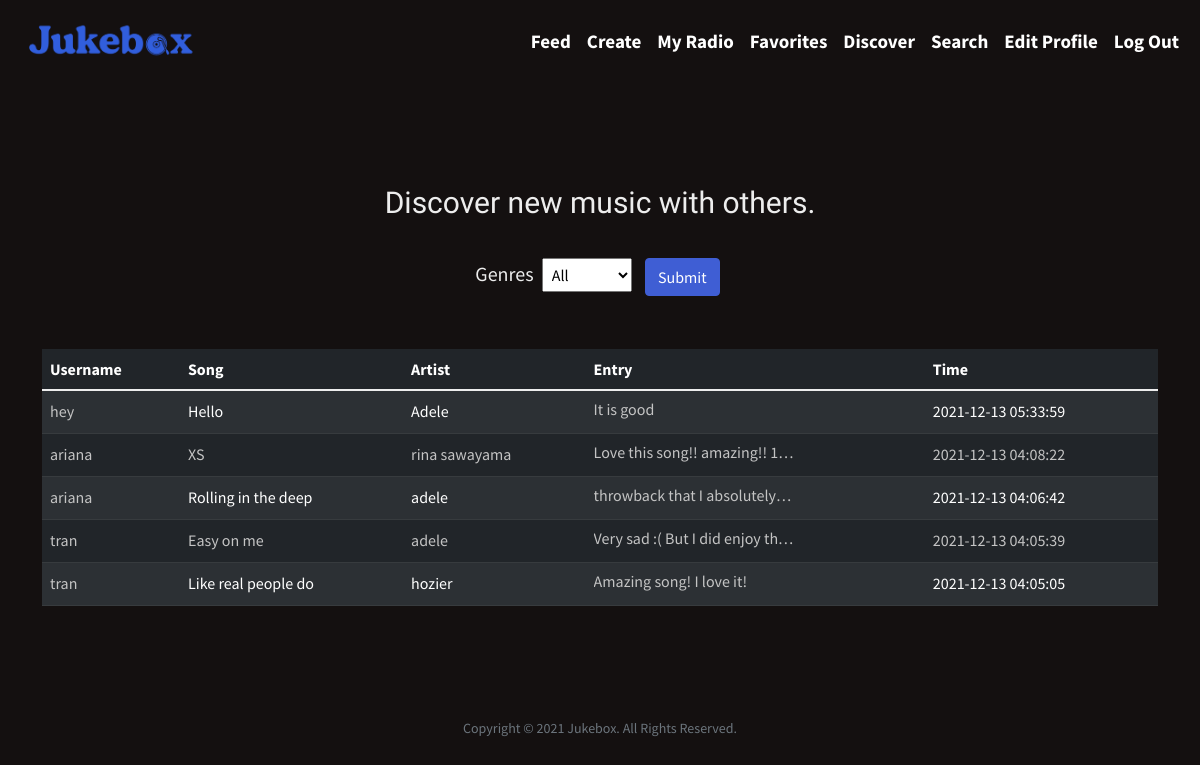
Screenshot of / (signed in) with the database file from the repository.
### tables this page shows
CREATE TABLE entries (
id INTEGER NOT NULL,
user_id INTEGER NOT NULL,
time DATETIME,
input TEXT NOT NULL,
privacy INTEGER NOT NULL,
song_id INTEGER NOT NULL,
PRIMARY KEY (id)
FOREIGN KEY(user_id) REFERENCES users(user_id)
FOREIGN KEY(song_id) REFERENCES songs(song_id)
);

CREATE TABLE users ( 
user_id INTEGER NOT NULL,  
username TEXT NOT NULL,
hash TEXT NOT NULL, 
PRIMARY KEY(user_id)
);

CREATE TABLE songs (
song_id INTEGER NOT NULL,
song_name varchar(40) NOT NULL,
artist_id INTEGER NOT NULL,
genre varchar(40) NOT NULL,
PRIMARY KEY(song_id),
FOREIGN KEY(artist_id) REFERENCES artists(artist_id)
);

CREATE TABLE artists (
artist_id INTEGER NOT NULL, 
artist_name varchar(40) NOT NULL,
PRIMARY KEY(artist_id)
);

### app.py (the view)
@app.route("/", methods=["GET"])
@login_required
def homepage():
    user_id = session["user_id"]
    entries = db.execute("SELECT * FROM entries JOIN songs ON entries.song_id = songs.song_id JOIN artists ON songs.artist_id = artists.artist_id JOIN users ON entries.user_id = users.user_id WHERE privacy = 0 AND users.user_id != ? ORDER BY time DESC", user_id)
    return render_template("discover.html", entries=entries)

### app.py (called while the page is built)
@app.after_request
def after_request(response):
    response.headers["Cache-Control"] = "no-cache, no-store, must-revalidate"
    response.headers["Expires"] = 0
    response.headers["Pragma"] = "no-cache"
    return response

### helpers.py (called while the page is built)
def login_required(f):
    @wraps(f)
    def decorated_function(*args, **kwargs):
        if session.get("user_id") is None:
            return redirect("/login")
        return f(*args, **kwargs)
    return decorated_function

### templates/discover.html (shortened to what this page needs)
{% extends "layout.html" %}
{% block main %}
    <main class="container py-5 text-center">
    <p> Discover new music with others. </p>
        <div>
            <form action="/filter" method="POST">
                <fieldset><legend></legend>
                    <label for="field4"><span STYLE="font-size:15.0pt">Genres</span>
                        <select onchange="filter()" name="filter-genre" class="dropdown">
                           <option value="All" name="filter-genre">All</option>
                        </select>
                    </label>
                    <button class="btn btn-primary" type="submit">Submit</button>
                </fieldset>
                <br>
            </form>
            <br>
        </div>
        <table class="table table-striped table-dark">
            <thead>
                <tr>
                    <th class="headers" scope="col">Username</th>
                    <th class="headers" scope="col">Song</th>
                    <th class="headers" scope="col">Artist</th>
                    <th class="headers" scope="col">Entry</th>
                    <th class="headers" scope="col">Time</th>
                </tr>
            </thead>
            <tbody>
                {% for row in entries %}
                        <tr>
                            <td class="text-start"><a href="{{ url_for('displayprofile', user_id = row.user_id) }}">{{ row.username }}</a></td>
                            <td class="text-start">{{ row.song_name }}</td>
                            <td class="text-start">{{ row.artist_name }}</td>
                            <td class="text-start"><a href="{{ url_for('entryfull', entry_id = row.id) }}" id="previewentry">{{ row.input }}</a></td>
                            <td class="text-start">{{ row.time }}</td>
                        </tr>
                {% endfor %}
            </tbody>
        </table>
    </main>
{% endblock %}

### templates/layout.html (shortened to what this page needs)
<!DOCTYPE html>
<html lang="en">
    <head>
        <link href="https://cdn.jsdelivr.net/npm/bootstrap@5.1.3/dist/css/bootstrap.min.css" rel="stylesheet">
        <link href="/static/styles.css" rel="stylesheet">
    </head>
    <body id="background">
        <nav class="bg-light border navbar navbar-expand-md navbar-light" id="navbar">
            <div class="container-fluid">
                <a class="navbar-brand" href="/index">
                    <div class="logo-image">
                        <img src="/static/LOGO.png" class="img-fluid">
                    </div>
                </a>
                <div class="collapse navbar-collapse" id="navbar">
                    {% if session["user_id"] %}
                        <ul class="navbar-nav ms-auto mt-2">
                            <li class="nav-item"><a class="nav-link" href="/feed">Feed</a></li>
                            <li class="nav-item"><a class="nav-link" href="/create">Create</a></li>
                            <li class="nav-item"><a class="nav-link" href="/profile">My Radio</a></li>
                            <li class="nav-item"><a class="nav-link" href="/favorites">Favorites</a></li>
                            <li class="nav-item"><a class="nav-link" href="/discover">Discover</a></li>
                            <li class="nav-item"><a class="nav-link" href="/search">Search</a></li>
                            <li class="nav-item"><a class="nav-link" href="/editprofile">Edit Profile</a></li>
                            <li class="nav-item"><a class="nav-link" href="/logout">Log Out</a></li>
                        </ul>
                    {% else %}
                        <ul class="navbar-nav ms-auto mt-2">
                            <li class="nav-item"><a class="nav-link" href="/register">Register</a></li>
                            <li class="nav-item"><a class="nav-link" href="/login">Log In</a></li>
                        </ul>
                    {% endif %}
                </div>
            </div>
        </nav>
        <main class="container-fluid py-5 text-center">
            {% block main %}{% endblock %}
        </main>
        <footer class="mb-5 small text-center text-muted">
            Copyright © 2021 Jukebox. All Rights Reserved.
        </footer>
    </body>
</html>

### static/styles.css (style rules this page uses)
#background { background-color: #141010; }
a { text-decoration: none; color: #c4c4c4; }
#previewentry { text-overflow: ellipsis; white-space: nowrap; line-height: 20px; overflow: hidden; display: inline-block; width: 200px; }
.headers { text-align: left !important; }
tr { background-color: #1c1c1c; color: #c4c4c4; }
th { color: #ffffff; }
body, div, table, main { color: #ededed !important; font-family: 'Source Sans Pro', sans-serif; }
p { margin-top: 10px; margin-bottom: 20px; font-size: 30px; font-family: 'Readex Pro', sans-serif; }
.btn-primary { color: #fff; background-color: #3f5ed4 !important; border-color: #3f5ed4 !important; margin: 5px; }
.dropdown { padding: 5px; margin: 5px; }
.logo-image img { width: 179.6px; height: 40px; border-radius: 20%; overflow: hidden; margin-top: 6px; margin-left: 6px; }
#navbar { background-color: #141010 !important; color: #59004a !important; border-color: #141010 !important; }
nav .navbar-brand { font-family: 'Montserrat'; font-weight: bold; }
nav .nav-item .nav-link { color: #ffffff !important; font-family: 'Source Sans Pro', sans-serif !important; font-size: 19px; font-weight: bold !important; }

### rows the page displays
entries: username "hey", song_name "Hello", artist_name "Adele", input "It is good", time "2021-12-13 05:33:59"
entries: username "ariana", song_name "XS", artist_name "rina sawayama", input "Love this song!! amazing!! 1…", time "2021-12-13 04:08:22"
entries: username "ariana", song_name "Rolling in the deep", artist_name "adele", input "throwback that I absolutely…", time "2021-12-13 04:06:42"
entries: username "tran", song_name "Easy on me", artist_name "adele", input "Very sad :( But I did enjoy th…", time "2021-12-13 04:05:39"
entries: username "tran", song_name "Like real people do", artist_name "hozier", input "Amazing song! I love it!", time "2021-12-13 04:05:05"
